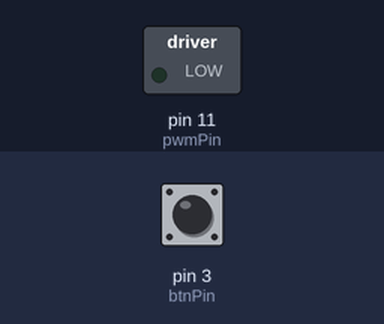
Bench run of a sketch on a simulated Arduino Uno, built with avr-gcc and run on an emulated ATmega328P. Shown: switched loads named in the sketch (green lamp = pin HIGH). The inputs (shaded band) are chosen by the test bench; at power-on: pin 3 (btnPin) HIGH.

Above: at 1.2 s.
1.3 s: pin 3 (btnPin) pulled LOW for 0.15 s
At 1.45 s:
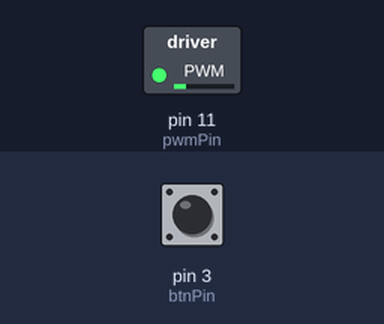
4.3 s: pin 3 (btnPin) pulled LOW for 1 s
At 4.95 s:
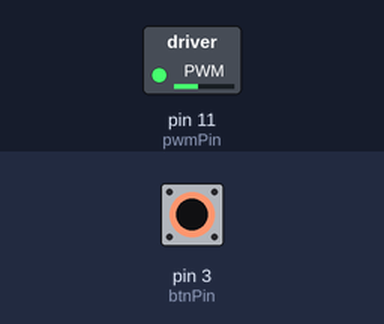
7.3 s: pin 3 (btnPin) pulled LOW for 3.2 s
At 11.8 s:
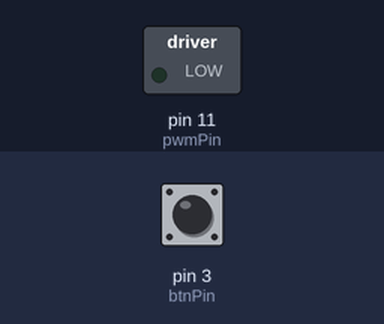
Timing chart, 0 to 13.3 s (numbered marks = the images above; inputs shaded):
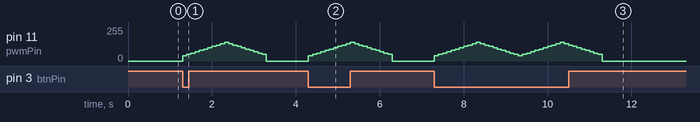

Measured:
- after the input at 1.3 s, pin 11 (pwmPin): rises from 0/255 to 140/255 in 1.0 s, then falls to 0/255 in 1.0 s
- after the input at 4.3 s, pin 11 (pwmPin): rises from 0/255 to 140/255 in 1.0 s, then falls to 0/255 in 1.0 s

The sketch:

TU_arduino_PWM_DCmotor_ver2.ino
```cpp
/*
**********************************
* @author SSSLAB
* @Mod    2022-8-24 by YKKIM
* @bref   Embedded Controller (Arduino): PWM with DC Motor
**********************************
*/

const int pwmPin = 11;  // PWM pin
const int btnPin = 3;   // button pin

int btnState = HIGH;

void setup() {
  // Initialize pwm pin as an ouput
  pinMode(pwmPin, OUTPUT);

  // Initialize the pushbutton pin as an external interrupt
  pinMode(btnPin, INPUT_PULLUP);
  attachInterrupt(digitalPinToInterrupt(btnPin), motorOperation, CHANGE);
}

void loop() {

  // when the button is pressed,
  if (btnState == LOW){
    for (int i = 0; i < 10; i++){
      analogWrite(pwmPin, 40 + 10*i);   // Speed up
      delay(100);
    }

    for (int i = 10; i > 0; i--){
      analogWrite(pwmPin, 40 + 10*i);   // Speed down
      delay(100);
    }
  }
  // when the button is released,
  else{
    analogWrite(pwmPin, 0);
  }
}

void motorOperation(){
  btnState = digitalRead(btnPin);
}
```
